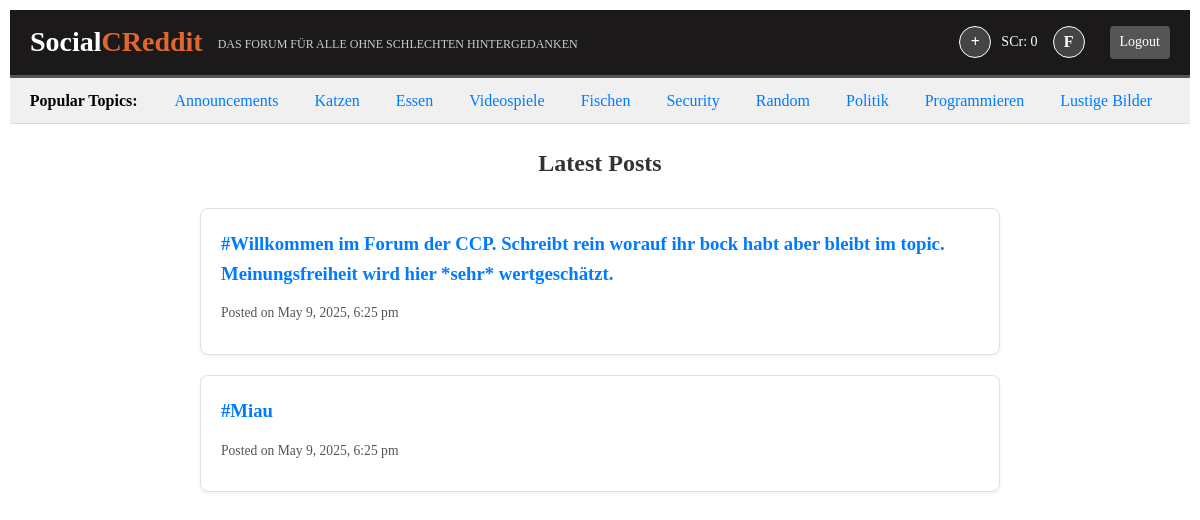
The page / (signed in) on the database its author committed.
### tables this page shows
CREATE TABLE `topic` (
  `ID` int(11) NOT NULL,
  `Name` text NOT NULL
);

CREATE TABLE `posts` (
  `ID` bigint(20) NOT NULL,
  `TopicID` int(11) NOT NULL,
  `Content` text NOT NULL,
  `Likes` int(11) NOT NULL,
  `Pinned` tinyint(1) NOT NULL,
  `UserID` int(11) NOT NULL,
  `created_at` timestamp NOT NULL DEFAULT current_timestamp()
);

### www/include/database/content_managment.php (called while the page is built, shortened)
<?php
function get_topics($limit = 10, $sort_by = "popular")
{
    $conn = getDatabaseConnection();
    if ($limit == 0) {
        $sql = 'SELECT * FROM topic ORDER BY (SELECT COUNT(*) FROM posts WHERE posts.TopicID = topic.ID) DESC';
    } else {
        if ($sort_by == "popular") {
            $sql = 'SELECT * FROM topic ORDER BY (SELECT COUNT(*) FROM posts WHERE posts.TopicID = topic.ID) DESC LIMIT ' . $limit;
        } else {
            $sql = 'SELECT * FROM topic ORDER BY ID DESC LIMIT ' . $limit;
        }
    }
    $result = $conn->query($sql);
    if ($result->num_rows > 0) {
        $topics = array();
        while ($row = $result->fetch_assoc()) {
            $topics[] = $row;
        }
        return $topics;
    } else {
        return false;
    }
}
function get_homefeed($limit = 10, $sort_by = "created_at", $sort_order = "DESC")
{
    $conn = getDatabaseConnection();
    $sql = 'SELECT * FROM posts ORDER BY "' . $sort_by . '" "' . $sort_order . '"LIMIT ' . $limit;
    $result = $conn->query($sql);
    if ($result->num_rows > 0) {
        $posts = array();
        while ($row = $result->fetch_assoc()) {
            $posts[] = $row;
        }
        return $posts;
    } else {
        return false;
    }
}

### www/index.php (the view, shortened to what this page needs)
<!DOCTYPE html>
<html lang="en">
    <head>
    <?php include "header.php"; ?>
    </head>
    <body>
    <?php
        require_once "include/database/content_managment.php";
        $popular_topics = get_topics();
        if ($popular_topics && !empty($popular_topics)) {
            echo '<div class="popular-topics-bar">';
            echo '<span>Popular Topics: </span>';
            foreach ($popular_topics as $topic) {
                echo '<a href="topic.php?name=' . urlencode($topic['Name']) . '">' . htmlspecialchars($topic['Name']) . '</a>';
            }
            echo '</div>';
        } else {
            echo '<div class="popular-topics-bar"><span>No popular topics found.</span></div>';
        }
        $home_feed_posts = get_homefeed();
        if ($home_feed_posts && !empty($home_feed_posts)) {
            echo '<div class="home-feed">';
            echo '<h2>Latest Posts</h2>';
            foreach ($home_feed_posts as $post) {
                echo '<div class="post-preview">';
                echo '<h3><a href="post.php?id=' . $post['ID'] . '">' . htmlspecialchars($post['Content']) . '</a></h3>';
                $date = date_create($post['created_at']);
                echo '<p class="post-meta">Posted on ' . date_format($date, 'F j, Y, g:i a') . '</p>';
                echo '</div>';
            }
            echo '</div>';
        } else {
            echo '<div class="home-feed"><p>No posts to display yet.</p></div>';
        }
        ?>
    </body>
</html>

### www/assets/css/styles.css (style rules this page uses)
body { line-height: 1.6; margin: 10px; padding: 0; font-weight: 100; font-size: normal; }
.popular-topics-bar { padding: 10px; background-color: #f0f0f0; border-bottom: 1px solid #ddd; text-align: center; margin-bottom: 20px; }
.popular-topics-bar span { font-weight: bold; margin-right: 15px; }
.popular-topics-bar a { margin: 0 8px; text-decoration: none; color: #007bff; padding: 5px 10px; border-radius: 4px; transition: background-color 0.3s ease; }
.home-feed { margin: 20px auto; max-width: 800px; padding: 0 15px; }
.home-feed h2 { text-align: center; margin-bottom: 25px; color: #333; }
.post-preview { border: 1px solid #e0e0e0; padding: 20px; margin-bottom: 20px; border-radius: 8px; background-color: #fff; box-shadow: 0 2px 4px rgba(0,0,0,0.05); }
.post-preview h3 { margin-top: 0; margin-bottom: 10px; }
.post-preview h3 a { text-decoration: none; color: #007bff; font-weight: bold; }
.post-preview .post-meta { font-size: 0.85em; color: #555; margin-bottom: 10px; }

### rows shown on the page
topic: Name "Announcements"
topic: Name "Katzen"
topic: Name "Essen"
topic: Name "Videospiele"
topic: Name "Fischen"
topic: Name "Security"
topic: Name "Random"
topic: Name "Politik"
topic: Name "Programmieren"
topic: Name "Lustige Bilder"
posts: Content "#Willkommen im Forum der CCP. Schreibt rein worauf ihr bock habt aber bleibt im topic. Meinungsfreiheit wird hier *sehr* wertgeschätzt.", created_at "May 9, 2025, 6:25 pm"
posts: Content "#Miau", created_at "May 9, 2025, 6:25 pm"

### other values the page prints
$social_credit "0"
substr($username, 0, 1) "F"
